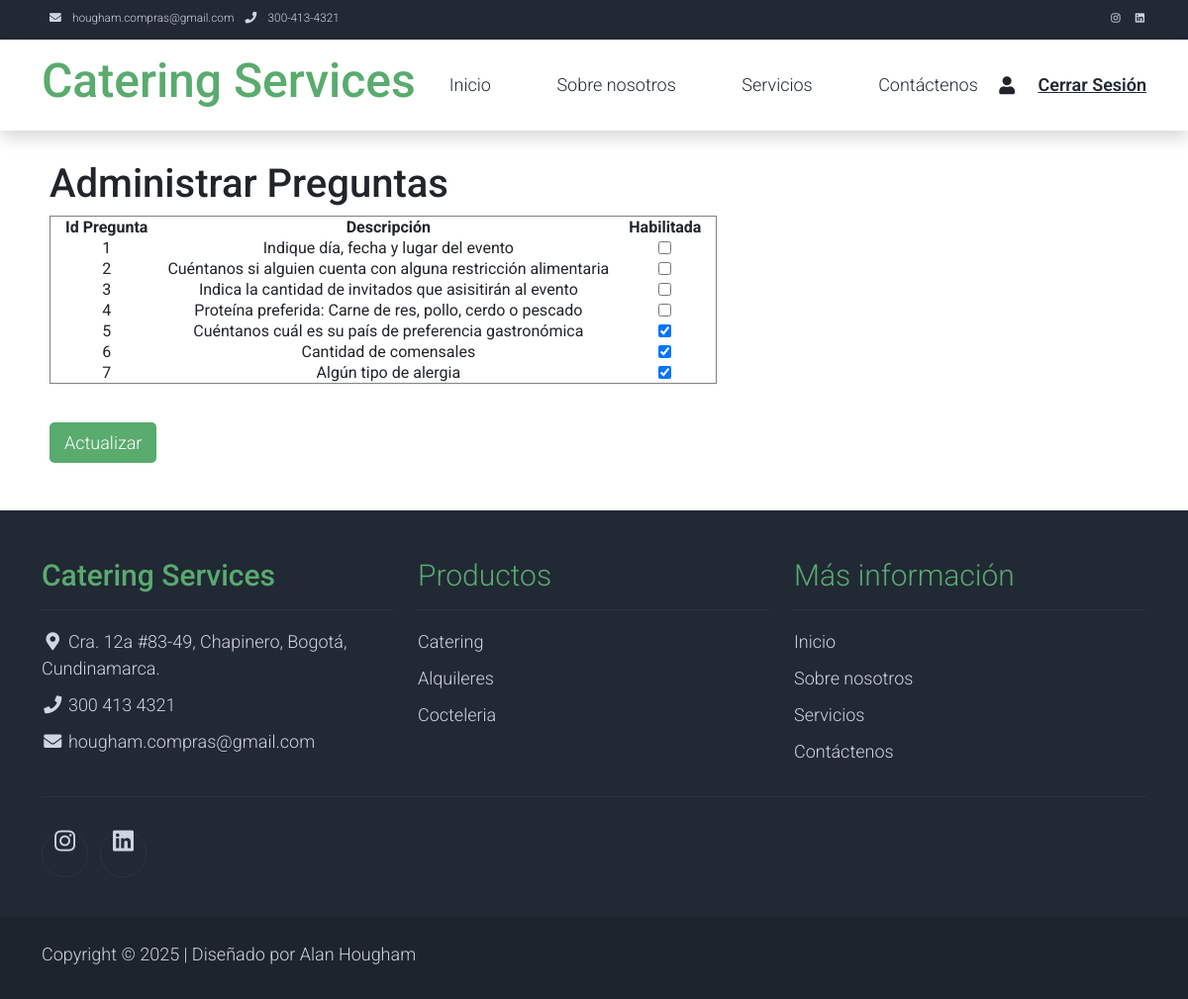
The page /formhabilitar.php (signed in) on the database its author committed.
### tables this page shows
CREATE TABLE IF NOT EXISTS `preguntas_formularios` (
  `Id_Pregunta` int NOT NULL AUTO_INCREMENT,
  `Id_Formulario` int NOT NULL,
  `Id_Usuario` int NOT NULL,
  `Desc_TipoDato` varchar(50) NOT NULL,
  `Desc_Pregunta` varchar(255) NOT NULL,
  `Cb_EsRequerida` tinyint(1) DEFAULT '0',
  `Cb_EsHabilitada` tinyint(1) DEFAULT '1',
  `Fecha_Pregunta` timestamp NULL DEFAULT CURRENT_TIMESTAMP,
  PRIMARY KEY (`Id_Pregunta`),
  KEY `Id_Formulario` (`Id_Formulario`),
  KEY `Id_Usuario` (`Id_Usuario`)
);

### formhabilitar.php (the view, shortened to what this page needs)
<?php
include 'header.php';
echo '<div class="main-container">';
$servername = "localhost";
$username = "root";
$password = "";
$dbname = "cateringdb";
$conn = new mysqli($servername, $username, $password, $dbname);
if (!isset($_COOKIE['user_data'])) {
    echo "No tienes acceso para ver esta página.";
    exit;
} else {
    $deserializedData = unserialize($_COOKIE['user_data']);
    $user_role = $deserializedData['rol'];
    $user_id = $deserializedData['user'];
	$sql = "SELECT Id_Formulario FROM Formularios WHERE Id_TipoUsuario = $user_role ";
        $result = $conn->query($sql);
        $form_data = $result->fetch_assoc();
		$formId = $form_data["Id_Formulario"];
	$sql = "SELECT Fecha_Creacion FROM Usuarios WHERE Id_Usuario = $user_id ";
        $result = $conn->query($sql);
        $user_info = $result->fetch_assoc();
		$fechaCreacion = $user_info["Fecha_Creacion"];
}
$query = "SELECT Distinct PF.Id_Pregunta,
				 PF.Desc_Pregunta,
				 PF.Cb_EsHabilitada
				 FROM Preguntas_Formularios PF
				  JOIN  Formularios F
				  ON PF.Id_Formulario=F.Id_Formulario
				  JOIN Usuarios U
				  ON U.Id_TipoUsuario=F.Id_TipoUsuario
				 WHERE PF.Id_Formulario = ? AND PF.Fecha_Pregunta >='$fechaCreacion'";
$stmt = $conn->prepare($query);
$stmt->bind_param("i", $formId);
$stmt->execute();
$result = $stmt->get_result();
?>
<!DOCTYPE html>
<html lang="es">
<head>
</head>
<body>
    <h1>Administrar Preguntas</h1>
    <form method="POST" action="">
        <table border="1">
            <thead>
                <tr>
                    <th>Id Pregunta</th>
                    <th>Descripción</th>
                    <th>Habilitada</th>
                </tr>
            </thead>
            <tbody>
                <?php while ($row = $result->fetch_assoc()): ?>
                    <tr>
                        <td><?php echo $row['Id_Pregunta']; ?></td>
                        <td><?php echo htmlspecialchars($row['Desc_Pregunta']); ?></td>
                        <td>
                            <input type="checkbox" name="habilitada[<?php echo $row['Id_Pregunta']; ?>]" value="1" <?php echo ($row['Cb_EsHabilitada'] == 1) ? 'checked' : ''; ?>>
                        </td>
                    </tr>
                <?php endwhile; ?>
            </tbody>
        </table>
        <br>
        <input type="submit" class="add-send-btn" value="Actualizar">
    </form>
</body>
</html>
<?php
echo "</div>";
include 'footer.php';
?>

### css/cateringservices_styles.css (style rules this page uses)
body, ul, li, p, a, label, input, div { font-family: 'Roboto', sans-serif; font-size: 18px !important; font-weight: 300 !important; }
.main-container { padding-left: 50px; padding-top: 30px; padding-bottom: 30px; background-color: white; }
table { text-align: center; }
th { padding-left: 15px; padding-right: 15px; }
td { padding-left: 5px; padding-right: 5px; }
.add-send-btn { display: inline-block; margin-top: 12px; background-color: #59ab6e !important; ; color: white !important; font-family: Roboto, sans-serif; font-size: 18px !important; padding-top: 7px; padding-bottom: 7px; padding-left: 15px; padding-right: 15px; border-radius: 5px; border: none; cursor: pointer; text-decoration: none; text-align: center; }

### rows shown on the page
preguntas_formularios: Id_Pregunta "1", Desc_Pregunta "Indique día, fecha y lugar del evento"
preguntas_formularios: Id_Pregunta "2", Desc_Pregunta "Cuéntanos si alguien cuenta con alguna restricción alimentaria"
preguntas_formularios: Id_Pregunta "3", Desc_Pregunta "Indica la cantidad de invitados que asisitirán al evento"
preguntas_formularios: Id_Pregunta "4", Desc_Pregunta "Proteína preferida: Carne de res, pollo, cerdo o pescado"
preguntas_formularios: Id_Pregunta "5", Desc_Pregunta "Cuéntanos cuál es su país de preferencia gastronómica", Cb_EsHabilitada "☑"
preguntas_formularios: Id_Pregunta "6", Desc_Pregunta "Cantidad de comensales", Cb_EsHabilitada "☑"
preguntas_formularios: Id_Pregunta "7", Desc_Pregunta "Algún tipo de alergia", Cb_EsHabilitada "☑"
